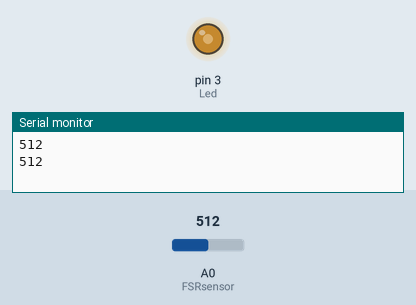
Recording of a sketch running on a simulated Arduino Uno, built with avr-gcc and run on an emulated ATmega328P. On the bench: output pins drawn as LEDs (lit = HIGH), the last lines printed to the serial monitor. Inputs (shaded band) come from the test bench; at power-on: A0 (FSRsensor) = 512.

Above: at 1.8 s.
1.9 s: A0 (FSRsensor) set to 716
At 3.0 s:
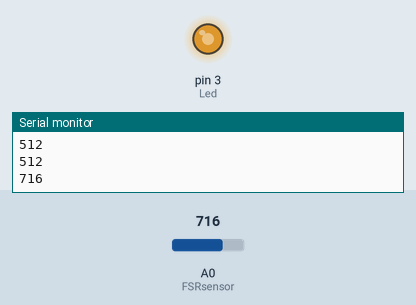
3.5 s: A0 (FSRsensor) set to 900
At 4.6 s:
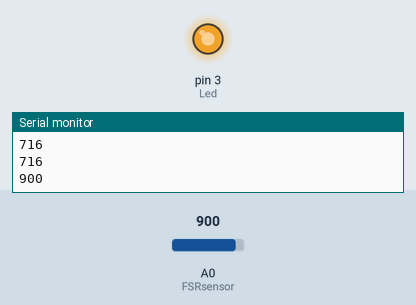
5.5 s: A0 (FSRsensor) set to 122
At 7.2 s:
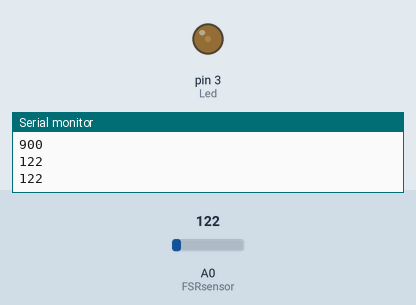
7.5 s: A0 (FSRsensor) set to 0
At 8.9 s:
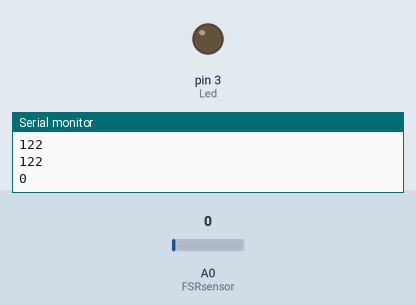
9.5 s: A0 (FSRsensor) set to 511
At 10.4 s:
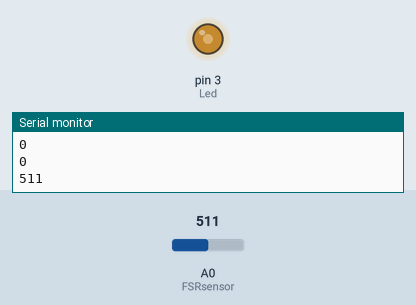
Timing chart, 0 to 12.5 s (numbered marks = the images above; inputs shaded):
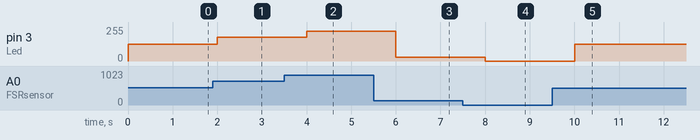

The sketch:

FSR_402.ino
```cpp
int Led = 3;                                         // LED를 3번핀 설정

int FSRsensor = A0;                           // 센서값을 아나로그 A0핀 설정

int value = 0;                                       // loop에서 사용할 변수 설정


void setup()
{

  pinMode(Led, OUTPUT);                 // 핀모드 LED를 출력으로 설정

  Serial.begin(9600);                           // 시리얼 통신 설정 (보드레이트 9600)

}

void loop()
{

  value = analogRead(FSRsensor);     // 센서값을 아나로그로 읽어 value 변수에 저장

  Serial.println(value);                           // 센서값을 시리얼 모니터에 출력

  value = map(value, 0, 1023, 0, 255); // value에 저장된 센서값(0~1023)을 PWM값 0~255의 범위로 변환

  analogWrite(Led, value);                    // 변환된 PWM값으로 LED를 켠다 (변하는 값으로 밝기를 조절)

  delay(1000);                                         // 1초의 딜레이

}
```

Measured:
- after the input at 1.9 s, pin 3 (Led): 127/255 → 178/255 after 0.10 s
- after the input at 3.5 s, pin 3 (Led): 178/255 → 224/255 after 0.50 s
- after the input at 5.5 s, pin 3 (Led): 224/255 → 30/255 after 0.50 s
- after the input at 7.5 s, pin 3 (Led): 30/255 → 0/255 after 0.50 s
- after the input at 9.5 s, pin 3 (Led): 0/255 → 127/255 after 0.50 s
